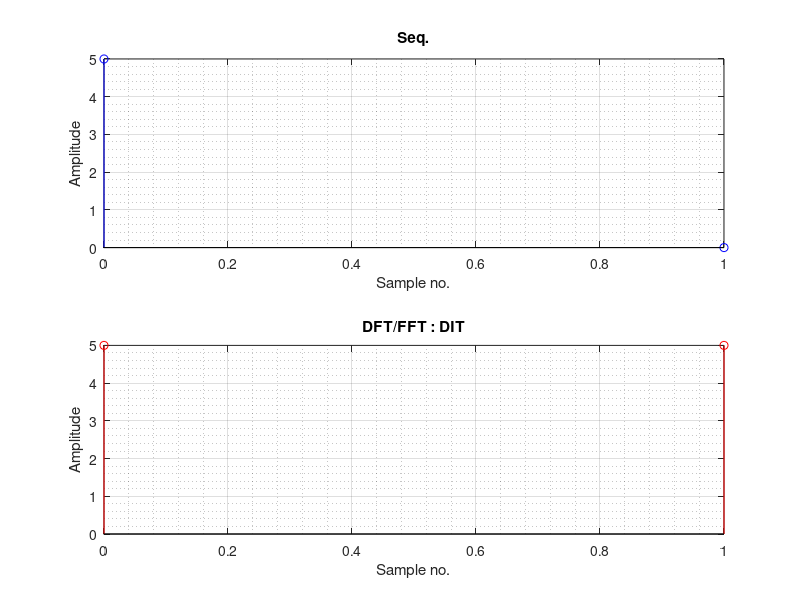

This figure's MATLAB source:
% DIT : Decimation in Time
clc; clear;
% Reduces (n^2)/2 - n multiplications and (n^2)/2 - 2n additions.

seq = input('Enter Seq. : ');
len = length(seq);

% n : required even
if(mod(len,2) == 0)
    n = len;
else
    n = len+1;
    disp('**Odd no of samples : zero padding to make even.');
end

% Required padding : atmost one zero
seq = [seq,zeros(1,n-len)]

% Separate even and odd parts
seqEven = []; seqOdd = [];
for col = 1:n
    if(mod(col-1,2)==0)
        seqEven = [seqEven seq(col)];
    else
        seqOdd = [seqOdd seq(col)];
    end
end

% X(k) = DFT(N/2,even) + [twiddleFactor(W(k,N))]*DFT(N/2,odd)
dft = zeros(1,n);
for k = 0:n-1
    evenSum = 0; oddSum = 0;
    twiddleFactor = exp(-j*2*pi*k/n);
    for n_ = 0:(n/2)-1
        evenSum = evenSum + seqEven(n_+1)*exp(-j*2*pi*k*n_*2/n);
        oddSum = oddSum + seqOdd(n_+1)*exp(-j*2*pi*k*n_*2/n);
    end
    dft(k+1) = evenSum + twiddleFactor*oddSum;
end

% Plots
figure('Name','DFT/FFT : Decimation in Time','NumberTitle','off','Color','w')
subplot(2,1,1)
stem(0:n-1,seq,'b'), grid on, grid minor
title('Seq.')
xlabel('Sample no.')
ylabel('Amplitude')

subplot(2,1,2)
stem(0:n-1,real(dft),'r'), grid on, grid minor
title('DFT/FFT : DIT')
xlabel('Sample no.')
ylabel('Amplitude')

dft